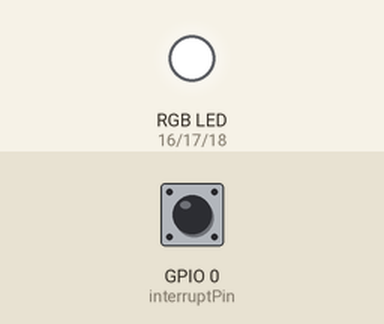
Recording of a sketch running on a simulated ESP32. On the bench: an RGB LED mixed from three pins (HIGH = lit). The inputs (shaded band) are chosen by the test bench; at power-on: GPIO 0 (interruptPin) HIGH. What the sketch prints to the serial monitor is not drawn.

Above: at 2.2 s.
2.3 s: GPIO 0 (interruptPin) pulled LOW for 0.15 s
At 3.6 s:
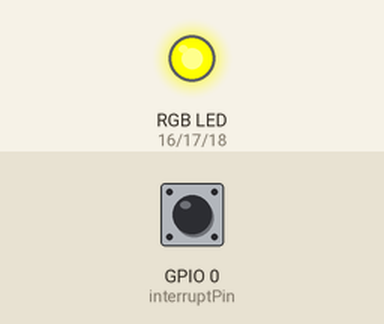
3.9 s: GPIO 0 (interruptPin) pulsed LOW 5 times (0.12 s each, 0.3 s apart)
At 4.77 s:
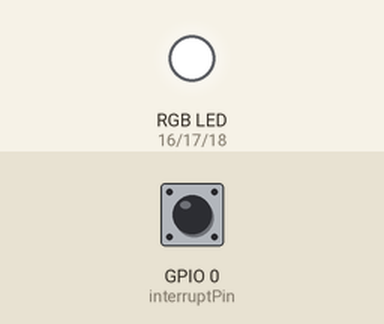
Timing chart, 0 to 6.9 s (numbered marks = the images above; inputs shaded):
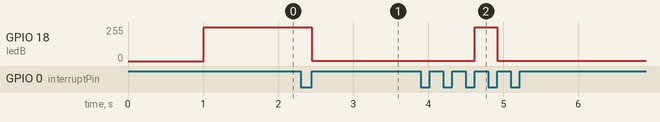

Measured:
- after the input at 2.3 s, GPIO 18 (ledB): 255/255 → 1/255 after 0.15 s
- after the input at 3.9 s, GPIO 18 (ledB): 1/255 → 255/255 after 0.72 s, → 1/255 0.30 s later

The sketch:

Lab4_PWM.ino
```cpp
// Author: Brian Wu
// Written 10/15/22
// FOR ESP32
/*
Lab 4 of CE4370. Involves using hardware timers and pulse width modulation (PWM).
This program now has 4 states. The ESP32 will initially start off, and then once a button is pressed
switch states to fade in, where the LED will slowly fade into the specified color (blue) for a duration of 3 seconds.
Then the LED will stay on for 6 seconds.
The LED will then fade out over the interval of 4 seconds.
Then the LED will go back to the off state.
A timer interrupt and button interrupt will be linked to the same handler function.
The handler function will switch between states.
The states being:
1. STATE_OFF
2. STATE_FADE_IN
3. STATE_STEADY_ON
4. STATE_FADE_OUT

*/

#define interruptPin 0
#define PRESS_DELAY 200 // defined in microseconds
#define ledR 16
#define ledG 17
#define ledB 18
#define STATE_FADE_IN_DELAY 3 // 3 Seconds
#define STATE_STEADY_ON_DELAY 6 // 6 Seconds
#define STATE_FADE_OUT_DELAY 4  // 4 Seconds

#define TIMER_SELECT 0 // Select timer 0 out of 0-3
#define TIMER_DIVISION 80 // Set to divide by 80. 80MHZ is clock speed
#define TIMER_MODE 1 // Set to "up" or "true"
#define TIMER_PARTITION 256 // Partitions 1 second into this many partitions

// Defines an enum STATE_T that can contain 5 states.
typedef enum
{
    STATE_OFF = 0,
    STATE_FADE_IN = 1,
    STATE_STEADY_ON = 2,
    STATE_FADE_OUT = 3
} STATE_T;

// Function Prototypes
void turnLEDtoHue(uint8_t red, uint8_t green, uint8_t blue);
void IRAM_ATTR handle_state();
void IRAM_ATTR debounceHandle_state();
void IRAM_ATTR timerInterrupt();

// Global Variables
volatile static STATE_T state;
volatile unsigned long lastDebounceTime = 0;
hw_timer_t * timer = NULL;
volatile static int timePartition;

void setup()
{
    // put your setup code here, to run once:
    Serial.begin(115200);
    delay(10);
    Serial.println("\nBooting up ESP32...");

    pinMode(interruptPin, INPUT_PULLUP); // The switch is always "1", until pressed which will turn it "0"
    delay(1000); // To prevent handle_state from being accidentally called because it senses "rising edge"

    attachInterrupt(digitalPinToInterrupt(interruptPin), debounceHandle_state, RISING);

    timer = timerBegin(TIMER_SELECT,TIMER_DIVISION, TIMER_MODE); // Instantiate the timer. Set the clock speed to 80MHz / 80 = 1MHz
                                   // Use timer 0

    ledcAttachPin(ledR, 1); // assign RGB led pins to channels
    ledcAttachPin(ledG, 2);
    ledcAttachPin(ledB, 3);

    // Sets up the ability to range in values from 0 - 255 in resolution.
    // Sets up the frequency as well.
    ledcSetup(1, 12000, 8); // 12 kHz PWM, 2^8, 8-bit resolution
    ledcSetup(2, 12000, 8);
    ledcSetup(3, 12000, 8);

    timerAttachInterrupt(timer, &timerInterrupt, true); // Set a timer interrupt timer to update time partition. Autoreloads
    timerAlarmWrite(timer, 1000000/ TIMER_PARTITION, true); // Set the timer interrupt to trigger every 1/256 of a second.
    turnLEDtoHue(0, 0, 0);            // Sets the color to "off"

    state = STATE_OFF;
    timePartition = 0;
}

/**
 * @brief Main loop that performs a different function based on the current state.
 * Read the program synopsis for more information on what the states do.
 */
void loop()
{
    switch (state)
    {
        case STATE_OFF:
            turnLEDtoHue(0, 0, 0); // Turns the LED OFF
            break;
        case STATE_FADE_IN:
            if (!timerAlarmEnabled(timer))
                timerAlarmEnable(timer); // Starts the timer interrupt
            if (timePartition <= 256 * STATE_FADE_IN_DELAY)
            {
                turnLEDtoHue(0,0,(timePartition / STATE_FADE_IN_DELAY) - 1);
            }
            else if (timePartition > 256 * STATE_FADE_IN_DELAY)
            {
                timerAlarmDisable(timer);
                timePartition = 0;
                handle_state(); // Change to next state after the delay has passed
            }
            break;
        case STATE_STEADY_ON:
            if (!timerAlarmEnabled(timer))
                timerAlarmEnable(timer); // Starts the timer interrupt
            if (timePartition <= 256 * STATE_STEADY_ON_DELAY)
            {
                turnLEDtoHue(0,0, 255);
            }
            else if (timePartition > 256 * STATE_STEADY_ON_DELAY)
            {
                timerAlarmDisable(timer);
                timePartition = 0;
                handle_state(); // Change to next state after the delay has passed
            }
            break;
        case STATE_FADE_OUT:
            if (!timerAlarmEnabled(timer))
                timerAlarmEnable(timer); // Starts the timer interrupt
            if (timePartition <= 256 * STATE_FADE_OUT_DELAY)
            {
                turnLEDtoHue(0,0, (255 - timePartition / STATE_FADE_OUT_DELAY));
            }
            else if (timePartition > 256 * STATE_FADE_OUT_DELAY)
            {
                timerAlarmDisable(timer);
                timePartition = 0;
                handle_state(); // Change to next state after the delay has passed
            }
            break;
        default:;
    }

    // Code to test hw_timer_t
}


/**
 * @brief Turns the value into RGB. Turns on the LED to the specified value of RGB. Ranges from 0 to 256
 *
 * @param red Turns on the red LED to the specified parameter
 * @param green Turns on the green LED to the specified parameter
 * @param blue Turns on the blue LED to the specified parameter
 */
void turnLEDtoHue(uint8_t red, uint8_t green, uint8_t blue)
{
    ledcWrite(1, 256 - red);
    ledcWrite(2, 256 - green);
    ledcWrite(3, 256 - blue);
}

/**
 * @brief
 * Timer interrupt function that counts every 1/TIMER_PARTITION of a second. Occurs every 1MHz / TIMER_PARTITION second(s).
 */
void IRAM_ATTR timerInterrupt()
{
    noInterrupts();
    timePartition++; // Updates the timer to count 1/TIMER_PARTITION of a second. (1/256 in this case)
    interrupts();
}

/**
 * @brief Is the button interrupt function that debounces the button, and then calls the real interrupt function.
 */
void IRAM_ATTR debounceHandle_state()
{
    noInterrupts();
    // Makes it so that the actual interrupt function will not be called until a certain delay
    // has passed between the last bounce
    if ((millis() - lastDebounceTime) >= PRESS_DELAY)
    {
        handle_state();
        lastDebounceTime = millis();
    }
    interrupts();
}

/**
 * @brief Changes the state according to the current state.
 *
 */
void IRAM_ATTR handle_state()
{
    switch (state)
    {
    case STATE_OFF:
        state = STATE_FADE_IN;
        break;
    case STATE_FADE_IN:
        state = STATE_STEADY_ON;
        break;
    case STATE_STEADY_ON:
        state = STATE_FADE_OUT;
        break;
    case STATE_FADE_OUT:
        state = STATE_OFF;
        break;
    }
}
```
